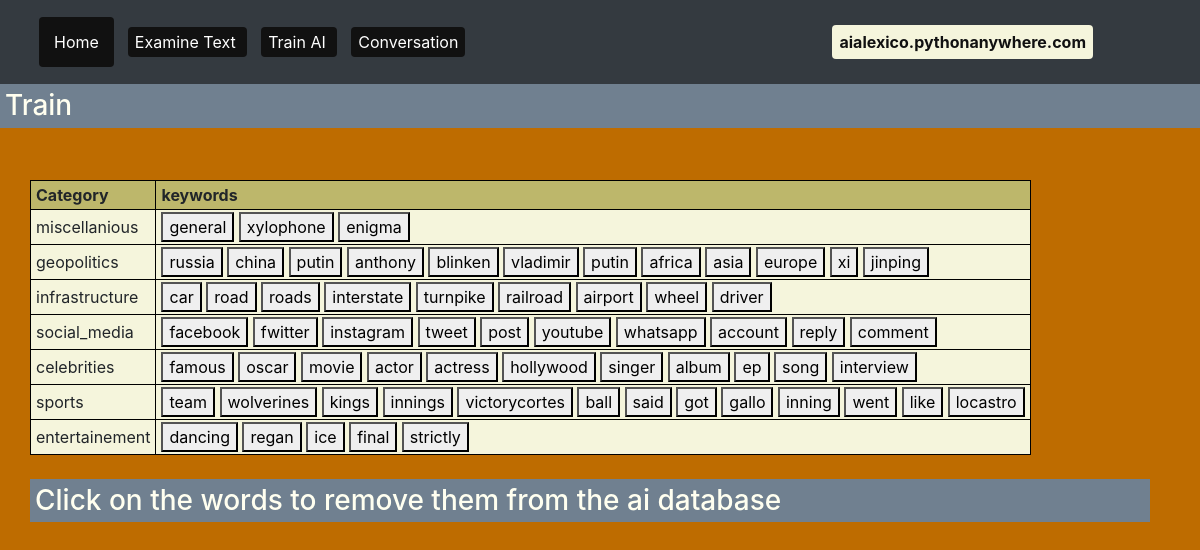
The page /train on the database its author committed.
### tables this page shows
CREATE TABLE topics
        (topic_id integer primary key autoincrement,
        name text,
        word_list text);

### flask_app.py (the view, shortened to what this page needs)
@app.route('/train', methods=["GET","POST"])
def train():
    ai_dict = get_ai_dict()
    new_dict = {}
    for el in ai_dict:
        temp_list = []
        words_splitted = ai_dict[el].split(" ")
        new_dict[el] = words_splitted
    return render_template("train.html", ai_dict=new_dict)

### db.py (called while the page is built)
def get_ai_dict():
    result = sql.execute("select * from topics")
    data = result.fetchall()
    output = {}
    for item in data:
        output[item[1]] = item[2]
    return output

### templates/train.html (shortened to what this page needs)
{% extends 'layout.html' %}
{% set page_title="train" %}
{% block content %}
    <h3>Train</h3>
    <br>
    <div class="container">
        <form method="POST">
            <table>
                <tr><th>Category</th><th>keywords</th></tr>
                {% for key in ai_dict %}
                <tr>
                    <td>{{key}}</td>
                    <td>
                        {% for word in ai_dict[key] %}
                            <button type="submit" name="word" value="{{key}} {{word}}">{{word}}</button>
                        {% endfor %}
                    </td>
                </tr>
                {% endfor %}
            </table>
        </form>
        <br>
        <h3>Click on the words to remove them from the ai database</h3>
    </div>
{% endblock %}

### templates/layout.html (shortened to what this page needs)
<!doctype html>
<html>
    <head>
        <link rel="stylesheet" href="https://stackpath.bootstrapcdn.com/bootstrap/4.5.0/css/bootstrap.min.css">
        <link rel ="stylesheet" href="{{url_for('static', filename='stylesheets/layout.css')}}">
    </head>
    <body>
        {% block navbar %}
            {% include "navbar.html" %}
        {% endblock %}
        {% block content %}
        {% endblock %}
    </body>
</html>

### templates/navbar.html (shortened to what this page needs)
<nav class="navbar navbar-dark bg-dark">
    <nav class="navbar navbar-expand-lg navbar-light bg-dark">
        <div class="collapse navbar-collapse" id="navbarText">
          <ul class="navbar-nav mr-auto">
            <li class="nav-item active">
              <a class="nav-link" href="{{ url_for('home_page') }}">Home <span class="sr-only">(current)</span></a>
            </li>
          </ul>
          <span class="navbar-text">
            <a class="nav-item" href="{{url_for('examine')}}">
              Examine Text
            </a>
            <a class="nav-item" href="{{url_for('train')}}">
              Train AI
            </a>
            <a class="nav-item" href="{{url_for('conversation')}}">
              Conversation
            </a>
          </span>
          <span class="site-url">aialexico.pythonanywhere.com</span>
        </div>
      </nav>
</nav>

### static/stylesheets/layout.css (style rules this page uses)
body { background-color: #be6c00; background-size: cover; }
h1, h2, h3 { color: ivory; background-color: slategrey; padding: 5px; }
p, a { font-size: 16px; }
table, th, td, tr { border: 1px black solid; padding: 2px 5px; background-color: beige; }
th { background-color: darkkhaki; }
.nav-item { background-color: #111; color: beige; padding: 5px 7px; margin: 1px 7px; border-radius: 4px; }
.container { margin: 10px 20px; padding: 10px; }
.site-url { position:fixed; display: block; background-color: beige; font-weight: bold; color: #111; padding: 5px 7px; margin: 1px 7px; border-radius: 4px; right: 100px; }

### rows shown on the page
topics: name "miscellanious", key "general" "xylophone" "enigma"
topics: name "geopolitics", key "russia" "china" "putin" "anthony" "blinken" "vladimir" "putin" "africa" "asia" "europe" "xi" "jinping"
topics: name "infrastructure", key "car" "road" "roads" "interstate" "turnpike" "railroad" "airport" "wheel" "driver"
topics: name "social_media", key "facebook" "fwitter" "instagram" "tweet" "post" "youtube" "whatsapp" "account" "reply" "comment"
topics: name "celebrities", key "famous" "oscar" "movie" "actor" "actress" "hollywood" "singer" "album" "ep" "song" "interview"
topics: name "sports", key "team" "wolverines" "kings" "innings" "victorycortes" "ball" "said" "got" "gallo" "inning" "went" "like" "locastro"
topics: name "entertainement", key "dancing" "regan" "ice" "final" "strictly"
